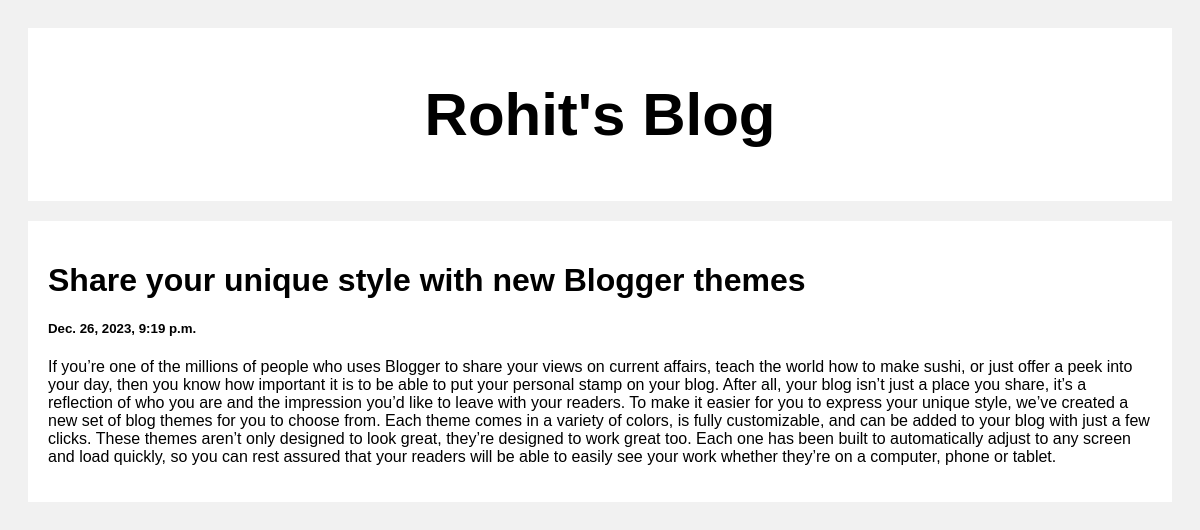
Screenshot of /post/2 with the database file from the repository.
### post/models.py (models this page shows)
class Post(models.Model):
    title=models.CharField(max_length=500)
    body=models.CharField(max_length=50000)
    created_at=models.DateTimeField(default=datetime.now , blank=True)

### post/views.py (the view)
# urls.py: path('',include('post.urls')),
def post(request, pk):
    posts = Post.objects.get(id=pk)
    return render(request, 'posts.html', {'posts': posts})

### templates/posts.html (shortened to what this page needs)
<!DOCTYPE html>
<html>
<head>
</head>
<body>
<div class="header">
  <h2>Rohit's Blog</h2>
</div>
<div class="row">
  <div class="leftcolumn">
    <div class="card">
        <h1>{{posts.title}}</h1>
        <h5>{{posts.created_at}}</h5>
        <p>{{posts.body}}</p>
    </div>
  </div>
</div>
</body>
</html>

### templates/posts.html (style rules this page uses)
* { box-sizing: border-box; }
body { font-family: Arial; padding: 20px; background: #f1f1f1; }
.header { padding: 2px; font-size: 40px; text-align: center; background: white; }
.leftcolumn { float: left; width: 100%; }
.card { background-color: white; padding: 20px; margin-top: 20px; }
.row:after { content: ""; display: table; clear: both; }

### rows the page displays
Post: title "Share your unique style with new Blogger themes", created_at "Dec. 26, 2023, 9:19 p.m.", body "If you’re one of the millions of people who uses Blogger to share your views on current affairs, teach the world how to make sushi, or just offer a peek into your day, then you know how important it is to be able to put your personal stamp on your blog. After all, your blog isn’t just a place you share, it’s a reflection of who you are and the impression you’d like to leave with your readers. To make it easier for you to express your unique style, we’ve created a new set of blog themes for you to choose from. Each theme comes in a variety of colors, is fully customizable, and can be added to your blog with just a few clicks. These themes aren’t only designed to look great, they’re designed…"
